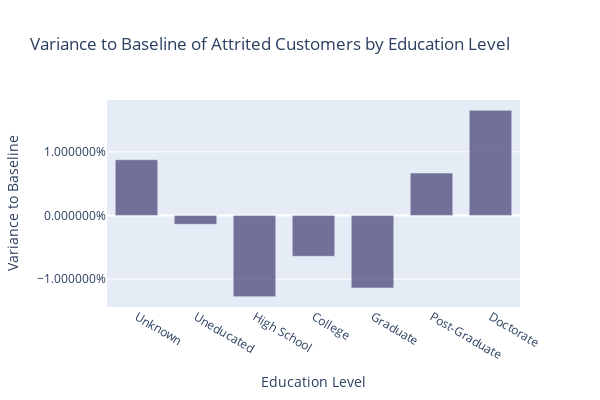

Write notebook code for a chart like this one.
### Markdown cell above
Although the percentage difference is minimal, interestingly attrited customers tend to hold more higher education (post-graduate and doctorate degrees) compared to existing customers.

### Code cell
order_cat = ['Unknown', 'Uneducated', 'High School', 
              'College', 'Graduate', 'Post-Graduate', 'Doctorate']
plot_var_to_baseline('educ_cat', 'Education Level', order_cat)

### Figure 1 — Plotly figure (JSON) as saved in the notebook; plotly's stock layout.template omitted (floating-point values rounded to 4 significant figures)
{"data": [{"marker": {"color": "rgba(64, 60, 115, 0.7)"}, "name": "Attrited vs. Existing Customers", "type": "bar", "x": ["College", "Doctorate", "Graduate", "High School", "Post-Graduate", "Uneducated", "Unknown"], "y": [-0.006406, 0.01651, -0.01138, -0.01275, 0.006663, -0.001392, 0.008757]}], "layout": {"bargap": 0.2, "bargroupgap": 0.1, "barmode": "stack", "height": 400, "title": {"text": "Variance to Baseline of Attrited Customers by Education Level"}, "width": 600, "xaxis": {"autorange": true, "categoryarray": ["Unknown", "Uneducated", "High School", "College", "Graduate", "Post-Graduate", "Doctorate"], "categoryorder": "array", "range": [-0.5, 6.5], "tickangle": 30, "tickfont": {"size": 12}, "title": {"font": {"size": 14}, "text": "Education Level"}, "type": "category"}, "yaxis": {"autorange": true, "range": [-0.01437, 0.01813], "tickfont": {"size": 12}, "tickformat": "%", "title": {"font": {"size": 14}, "text": "Variance to Baseline"}, "type": "linear"}}}
